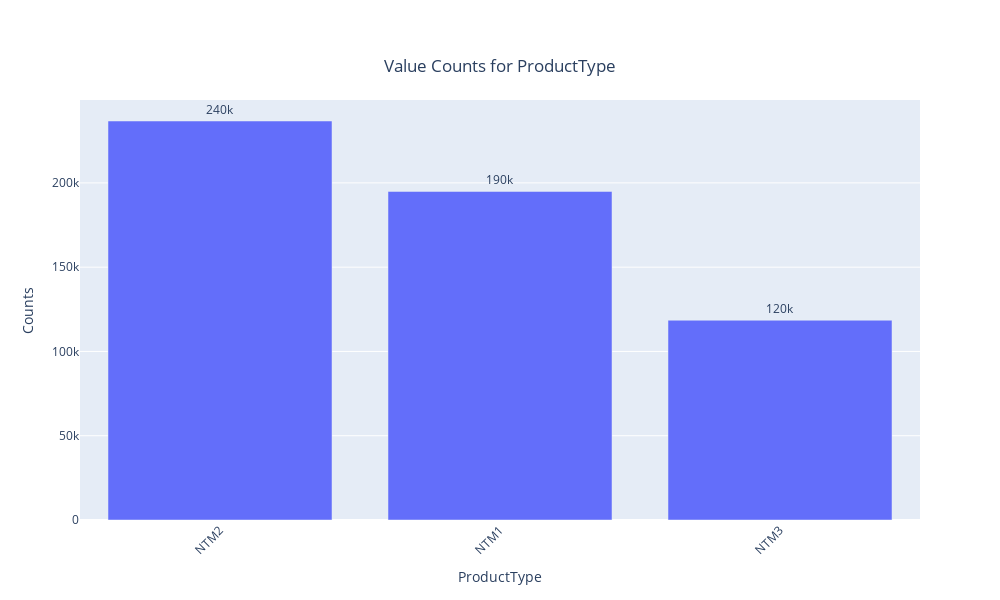

Notebook code cell kept with this figure:
### Code cell
plot_objects['ProductType'].show()  # Display the plot for ProductType

### Figure 1 — Plotly figure (JSON) as saved in the notebook; plotly's stock layout.template omitted (floating-point values rounded to 4 significant figures)
{"data": [{"alignmentgroup": "True", "hovertemplate": "Category=%{x}<br>Counts=%{text}<extra></extra>", "legendgroup": "", "marker": {"color": "#636efa", "pattern": {"shape": ""}}, "name": "", "offsetgroup": "", "orientation": "v", "showlegend": false, "text": [236726, 194923, 118527], "textposition": "outside", "texttemplate": "%{text:.2s}", "type": "bar", "x": ["NTM2", "NTM1", "NTM3"], "xaxis": "x", "y": [236726, 194923, 118527], "yaxis": "y"}], "layout": {"barmode": "relative", "height": 600, "legend": {"tracegroupgap": 0}, "title": {"text": "Value Counts for ProductType", "x": 0.5, "xanchor": "center", "y": 0.9, "yanchor": "top"}, "width": 1000, "xaxis": {"anchor": "y", "domain": [0, 1], "tickangle": -45, "title": {"text": "ProductType"}}, "yaxis": {"anchor": "x", "domain": [0, 1], "title": {"text": "Counts"}}}}
